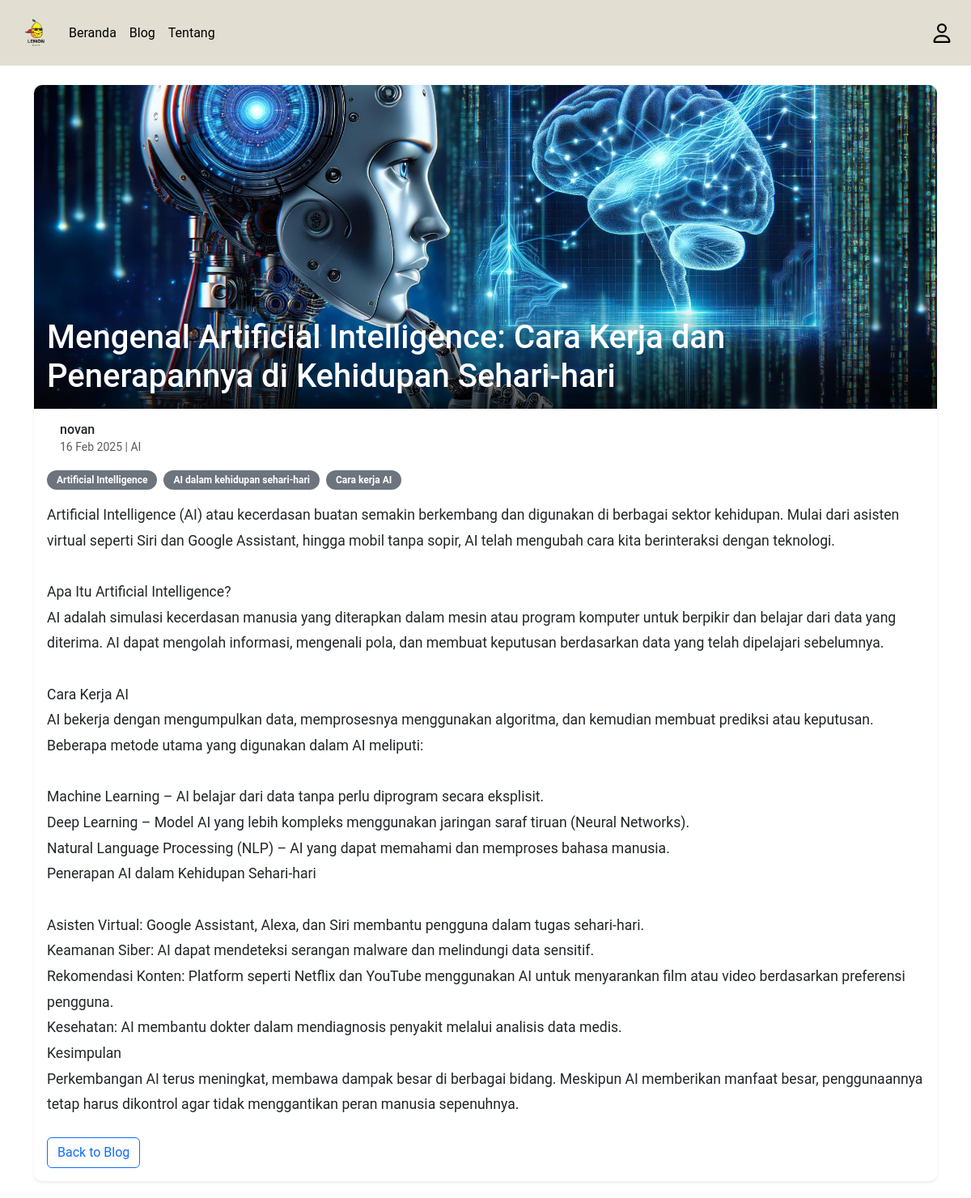
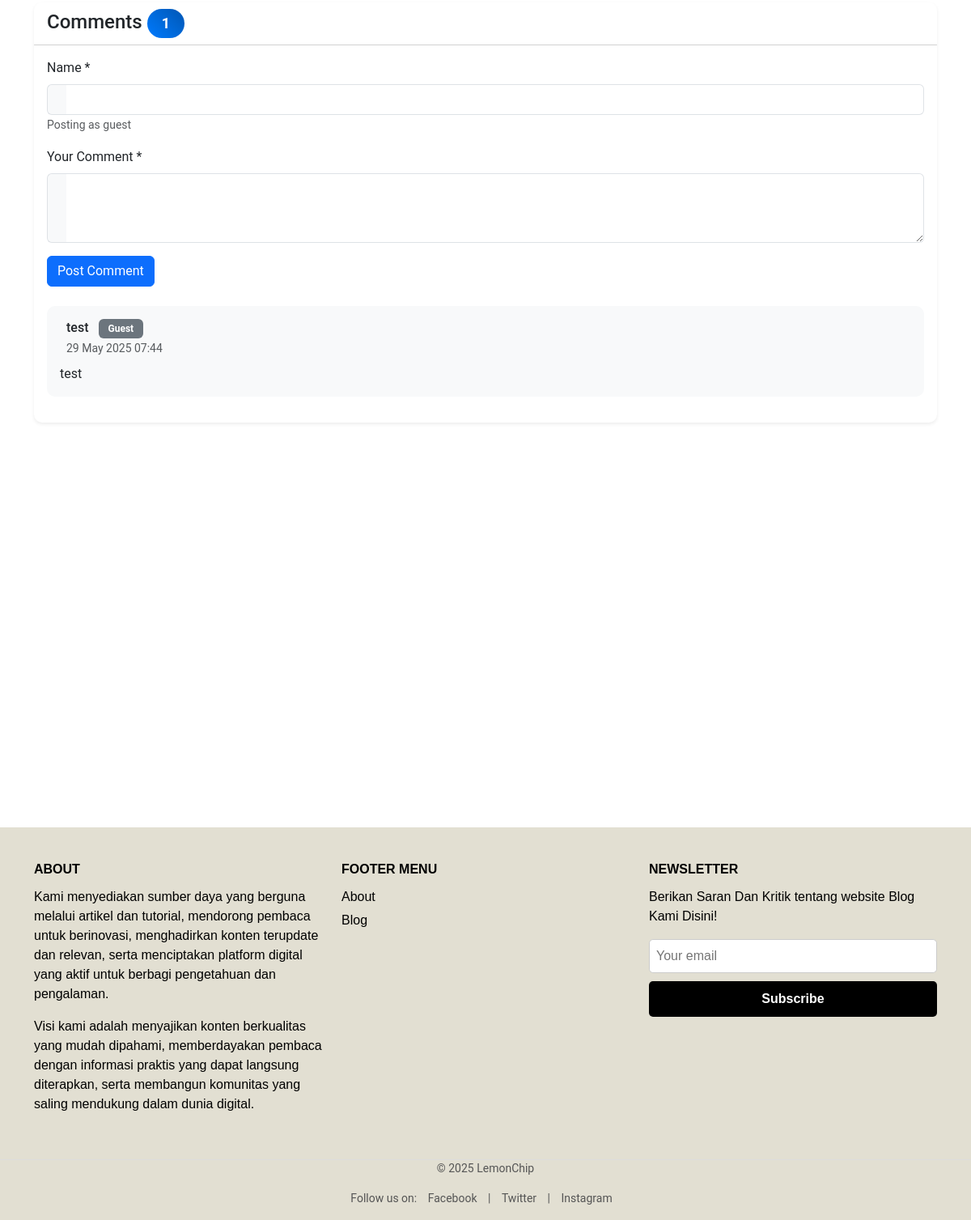
Page /detail.php?id=22 on the committed database (2 pictures, top to bottom).
### tables this page shows
CREATE TABLE `artikel` (
  `id` int NOT NULL,
  `judul` varchar(100) NOT NULL,
  `tanggal` datetime NOT NULL,
  `isi` mediumtext NOT NULL,
  `gambar` varchar(50) NOT NULL,
  `UserId` int DEFAULT NULL,
  `status` varchar(20) NOT NULL,
  `category_id` int DEFAULT NULL,
  `keywords` varchar(255) DEFAULT NULL,
  `is_hidden` tinyint(1) DEFAULT '0'
);

CREATE TABLE `user` (
  `UserId` int NOT NULL,
  `nama` varchar(100) NOT NULL,
  `email` varchar(255) NOT NULL,
  `password` varchar(255) NOT NULL,
  `role` varchar(10) NOT NULL
);

CREATE TABLE `categories` (
  `id` int NOT NULL,
  `name` varchar(50) NOT NULL
);

CREATE TABLE `article_keywords` (
  `id` int NOT NULL,
  `artikel_id` int NOT NULL,
  `keyword` varchar(50) NOT NULL,
  `created_at` timestamp NULL DEFAULT CURRENT_TIMESTAMP
);

CREATE TABLE `comments` (
  `id` int NOT NULL,
  `artikel_id` int NOT NULL,
  `isi` text NOT NULL,
  `nama` varchar(100) NOT NULL,
  `tanggal` timestamp NULL DEFAULT CURRENT_TIMESTAMP,
  `UserId` int DEFAULT NULL,
  `guest_name` varchar(50) DEFAULT NULL
);

### functions.php (called while the page is built, shortened)
<?php
function getUserInfo()
{
  $userInfo = [
    'userId' => null,
    'nama' => 'Guest',
    'isLoggedIn' => false
  ];
  return $userInfo;
}
?>

### detail.php (the view, shortened to what this page needs)
<?php
require 'functions.php';
$id = (int) $_GET['id'];
$userInfo = getUserInfo();
$isLoggedIn = $userInfo['isLoggedIn'];
$sql = "SELECT a.*, c.name as category_name, u.nama as author_name
        FROM artikel a
        LEFT JOIN categories c ON a.category_id = c.id
        LEFT JOIN user u ON a.UserId = u.UserId
        WHERE a.id = ? AND a.status = 'Dipublish'";
$stmt = $conn->prepare($sql);
$stmt->bind_param("i", $id);
$stmt->execute();
$result = $stmt->get_result();
$articles = $result->fetch_all(MYSQLI_ASSOC);
$article = $articles[0];
$sql = "SELECT c.*,
        CASE WHEN c.UserId IS NOT NULL THEN u.nama ELSE c.guest_name END as display_name,
        CASE WHEN c.UserId IS NOT NULL THEN 'Member' ELSE 'Guest' END as user_type
        FROM comments c
        LEFT JOIN user u ON c.UserId = u.UserId
        WHERE c.artikel_id = ?
        ORDER BY c.tanggal DESC";
$stmt = $conn->prepare($sql);
$stmt->bind_param("i", $id);
$stmt->execute();
$result = $stmt->get_result();
$comments = $result->fetch_all(MYSQLI_ASSOC);
$sql = "SELECT keyword FROM article_keywords WHERE artikel_id = ?";
$stmt = $conn->prepare($sql);
$stmt->bind_param("i", $id);
$stmt->execute();
$result = $stmt->get_result();
$keywords = $result->fetch_all(MYSQLI_ASSOC);
?>
<?php require("views/partials/header.php") ?>
<div class="container mt-4">
    <div class="card shadow-sm mb-4">
        <div class="position-relative">
            <img src="img/<?= htmlspecialchars($article['gambar']) ?>" class="card-img-top"
                alt="<?= htmlspecialchars($article['judul']) ?>" style="height: 400px; object-fit: cover;">
            <div class="position-absolute bottom-0 start-0 w-100 p-3"
                style="background: linear-gradient(to top, rgba(0,0,0,0.7), transparent);">
                <h1 class="text-white mb-0"><?= htmlspecialchars($article['judul']) ?></h1>
            </div>
        </div>
        <div class="card-body">
            <div class="d-flex align-items-center mb-3">
                <div>
                    <h6 class="mb-0"><?= htmlspecialchars($article['author_name']) ?></h6>
                    <small class="text-muted">
                        <i class="bi bi-calendar3"></i> <?= date('d M Y', strtotime($article['tanggal'])) ?> |
                        <i class="bi bi-folder2"></i> <?= htmlspecialchars($article['category_name']) ?>
                    </small>
                </div>
            </div>
            <?php if (!empty($keywords)): ?>
            <div class="mb-3">
                <?php foreach ($keywords as $keyword): ?>
                <span class="badge bg-secondary me-1 rounded-pill">
                    <i class="bi bi-tag-fill"></i> <?= htmlspecialchars($keyword['keyword']) ?>
                </span>
                <?php endforeach; ?>
            </div>
            <?php endif; ?>
            <div class="article-content mb-4">
                <?= nl2br(htmlspecialchars($article['isi'])) ?>
            </div>
            <a href="blog.php" class="btn btn-outline-primary">
                <i class="bi bi-arrow-left"></i> Back to Blog
            </a>
        </div>
    </div>
    <div class="card shadow-sm" id="comments">
        <div class="card-header bg-white">
            <h4 class="mb-0">
                Comments <span class="badge bg-primary rounded-pill"><?= count($comments) ?></span>
            </h4>
        </div>
        <div class="card-body">
            <div class="comment-form mb-4">
                <form action="" method="POST">
                    <?php if (!$isLoggedIn): ?>
                    <div class="mb-3">
                        <label class="form-label">Name *</label>
                        <div class="input-group">
                            <span class="input-group-text"><i class="bi bi-person"></i></span>
                            <input type="text" name="guest_name" class="form-control" required>
                        </div>
                        <small class="text-muted">Posting as guest</small>
                    </div>
                    <?php endif; ?>
                    <div class="mb-3">
                        <label class="form-label">Your Comment *</label>
                        <div class="input-group">
                            <span class="input-group-text"><i class="bi bi-chat-dots"></i></span>
                            <textarea name="comment" class="form-control" rows="3" required></textarea>
                        </div>
                    </div>
                    <button type="submit" name="submit_comment" class="btn btn-primary">
                        <i class="bi bi-send"></i> Post Comment
                    </button>
                </form>
            </div>
            <div class="comments-list">
                <?php if (!empty($comments)): ?>
                <?php foreach ($comments as $comment): ?>
                <div class="comment-item mb-3">
                    <div class="card bg-light">
                        <div class="card-body">
                            <div class="d-flex justify-content-between align-items-center mb-2">
                                <div class="d-flex align-items-center">
                                    <div>
                                        <h6 class="mb-0">
                                            <?= htmlspecialchars($comment['display_name']) ?>
                                            <span
                                                class="badge <?= $comment['user_type'] === 'Member' ? 'bg-primary' : 'bg-secondary' ?> ms-2">
                                                <?= $comment['user_type'] ?>
                                            </span>
                                        </h6>
                                        <small class="text-muted">
                                            <?= date('d M Y H:i', strtotime($comment['tanggal'])) ?>
                                        </small>
                                    </div>
                                </div>
                            </div>
                            <p class="mb-0"><?= nl2br(htmlspecialchars($comment['isi'])) ?></p>
                        </div>
                    </div>
                </div>
                <?php endforeach; ?>
                <?php endif; ?>
            </div>
        </div>
    </div>
</div>
<?php require("views/partials/footer.php") ?>

### views/partials/header.php (style rules this page uses)
body { font-family: 'Roboto', sans-serif; min-height: 100vh; display: flex; flex-direction: column; }
.container { flex: 1; }

### detail.php (style rules this page uses)
.card { border: none; border-radius: 10px; overflow: hidden; }
.shadow-sm { box-shadow: 0 0.125rem 0.25rem rgba(0, 0, 0, 0.075) !important; }
.badge { padding: 0.5em 1em; }
.article-content { font-size: 1.1rem; line-height: 1.8; }
.comment-item { transition: transform 0.2s; }
.input-group-text { background-color: #f8f9fa; border-right: none; }
.input-group .form-control { border-left: none; }
.bg-primary { background: linear-gradient(45deg, #007bff, #0056b3) !important; }

### rows in the picture
artikel: gambar (picture), judul "Mengenal Artificial Intelligence: Cara Kerja dan Penerapannya di Kehidupan Sehari-hari", UserId.nama "novan", tanggal "16 Feb 2025", category.name "AI", isi "Artificial Intelligence (AI) atau kecerdasan buatan semakin berkembang dan digunakan di berbagai sektor kehidupan. Mulai dari asisten virtual seperti Siri dan Google Assistant, hingga mobil tanpa sopir, AI telah mengubah cara kita berinteraksi dengan teknologi. Apa Itu Artificial Intelligence? AI adalah simulasi kecerdasan manusia yang diterapkan dalam mesin atau program komputer untuk berpikir dan belajar dari data yang diterima. AI dapat mengolah informasi, mengenali pola, dan membuat keputusan berdasarkan data yang telah dipelajari sebelumnya. Cara Kerja AI AI bekerja dengan mengumpulkan data, memprosesnya menggunakan algoritma, dan kemudian membuat prediksi atau keputusan. Beberapa…"
article_keywords: keyword "Artificial Intelligence"
article_keywords: keyword "AI dalam kehidupan sehari-hari"
article_keywords: keyword "Cara kerja AI"
comments: display_name "test", user_type "Guest", tanggal "29 May 2025 07:44", isi "test"

### other values in the picture
count($comments) "1"
